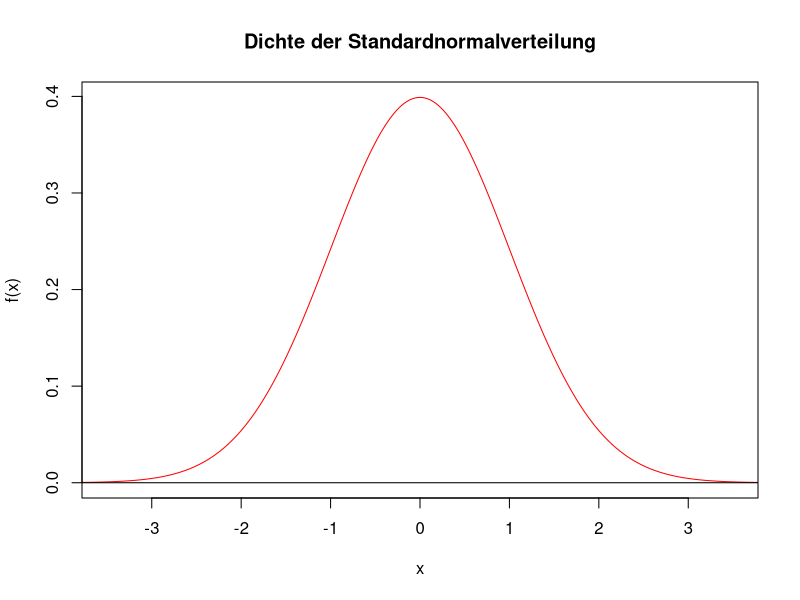
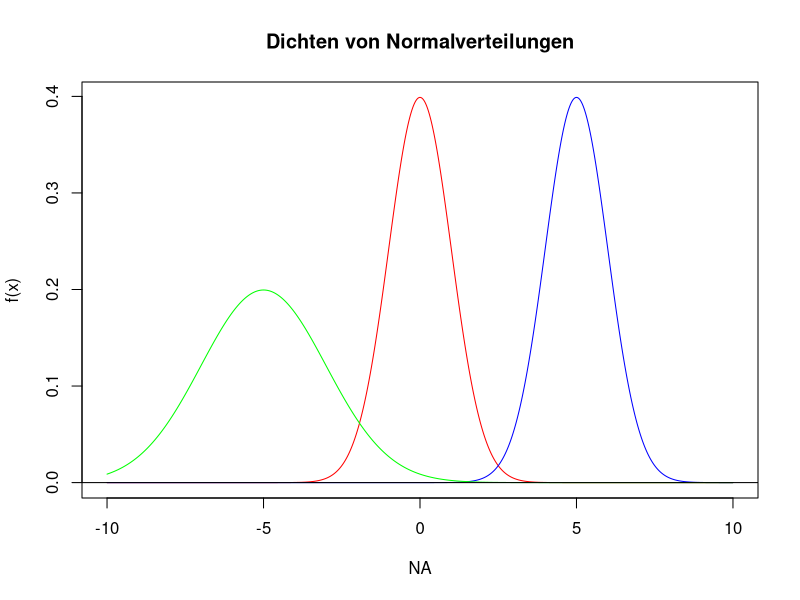
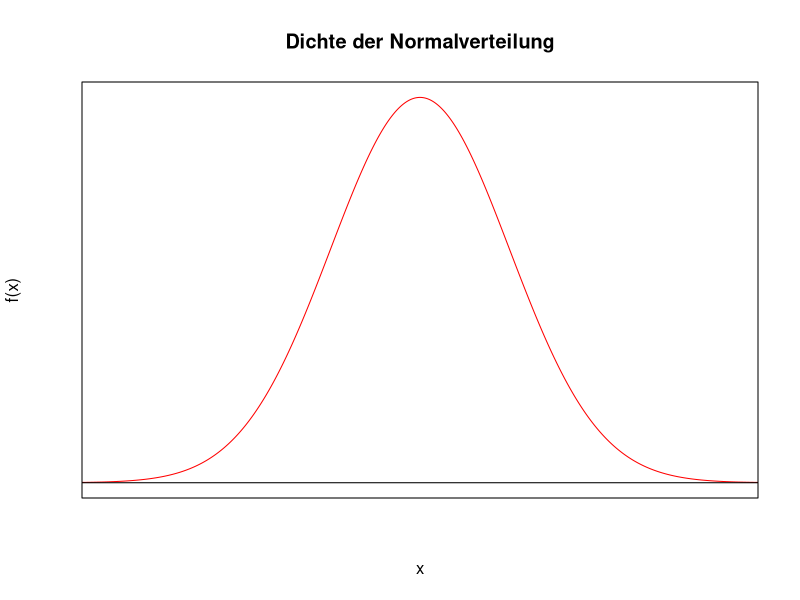
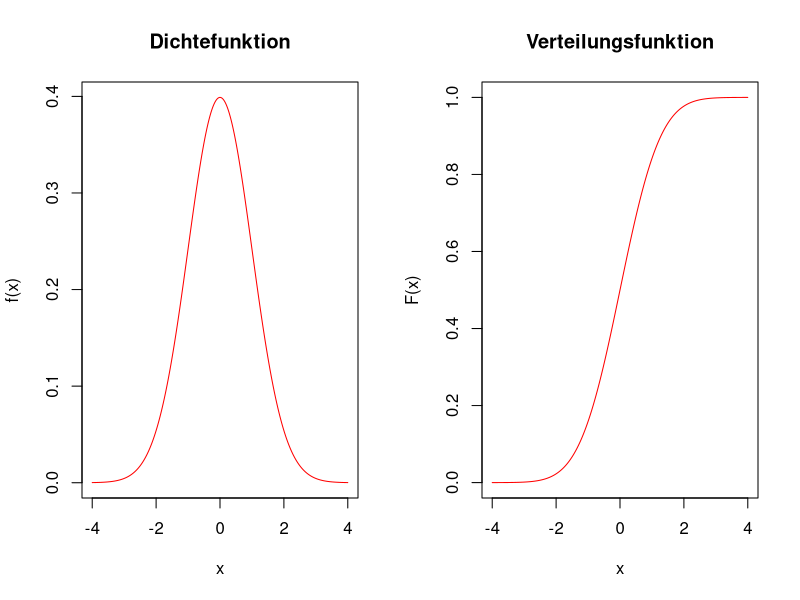
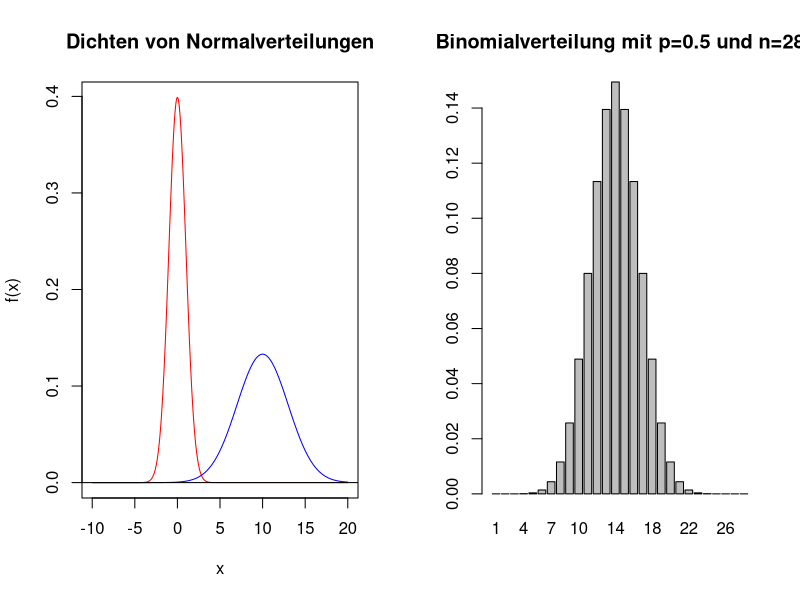
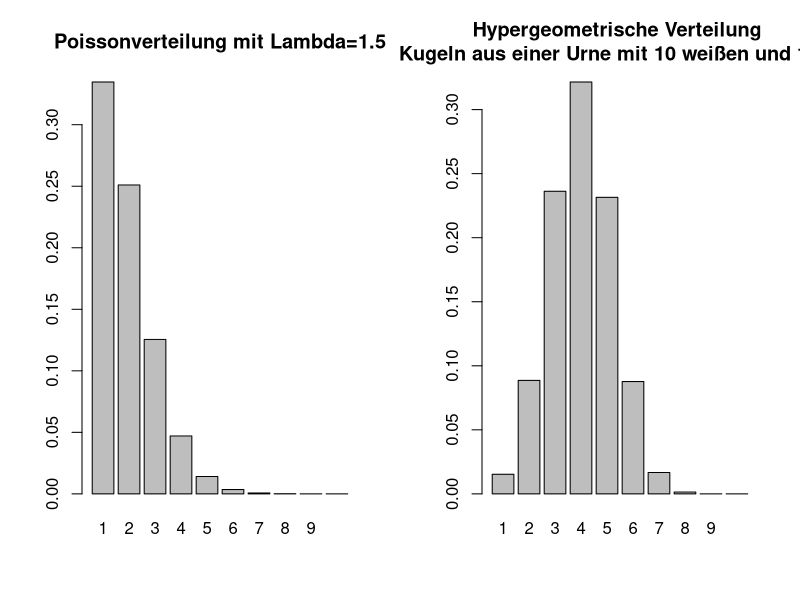
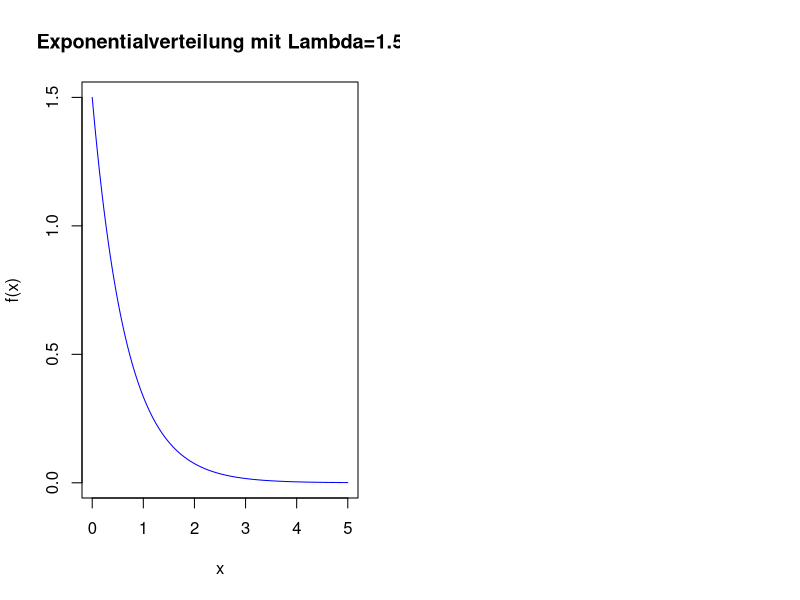

Write R code to recreate these figures, in order.
## ---- chunk 1
library(knitr)
library(fGarch)
knitr::opts_chunk$set(echo = TRUE, cache=TRUE, size="scriptsize", 
                      fig.align = "center")
def.chunk.hook  <- knitr::knit_hooks$get("chunk")
knitr::knit_hooks$set(chunk = function(x, options) {
  x <- def.chunk.hook(x, options)
  ifelse(options$size != "normalsize", paste0("\n \\", options$size,"\n\n", x, "\n\n \\normalsize"), x)
})
library(vcd)
## ---- chunk 2
x <- seq(-4,4,0.01)
y <- dnorm(x)
plot(x,y,type="l",xlim=c(-3.5,3.5), ylab="f(x)", col="red", main="Dichte der Standardnormalverteilung")
abline(h=0)
## ---- chunk 3
x <- seq(-10,10,0.01)
y1 <- dnorm(x)
y2 <- dnorm(x, mean=5, sd=1)
y3 <- dnorm(x, mean=-5, sd=2)

plot(NA,NA,type="l",xlim=range(x), ylim = range(c(y1,y2,y3)), ylab="f(x)", col="red", main="Dichten von Normalverteilungen")
lines(x,y1, col="red")
lines(x,y2, col="blue")
lines(x,y3, col="green")
abline(h=0)
## ---- chunk 4
x <- seq(-4,4,0.01)
y <- dnorm(x)
plot(x,y,type="l",xlim=c(-3.5,3.5), ylab="f(x)", xlab="x", col="red", main="Dichte der Normalverteilung", xaxt='n', yaxt='n')
abline(h=0)
## ---- chunk 5
par(mfrow=c(1,2))
x <- seq(-4,4,0.01)
y <- dnorm(x)
Y <- pnorm(x)
plot(x, y, type="l", col="red", main="Dichtefunktion", ylab="f(x)")
plot(x, Y, type="l", col="red", main ="Verteilungsfunktion", ylab="F(x)")
## ---- chunk 6
x <- seq(-10,20,0.01)
y1 <- dnorm(x)
y2 <- dnorm(x, mean=10, sd=3)


plot(NA,NA,type="l",xlim=range(x), ylim = range(c(y1,y2)), xlab="x", ylab="f(x)", col="red", main="Dichten von Normalverteilungen")
lines(x,y1, col="red")
lines(x,y2, col="blue")
abline(h=0)
## ---- chunk 7
row <- seq(0,3,0.1)
col <- seq(0,0.09, 0.01)

p <- NULL
for (rdx in 1:length(row)){
  for (cdx in 1:length(col)){
    p <- c(p,pnorm(row[rdx]+col[cdx]))
  }
}

m <- matrix(p, nrow=length(row), ncol=length(col), byrow = T)
colnames(m) <- col
rownames(m) <- row

knitr::kable(m, digits=4)
## ---- chunk 8
# Dichtefunktion (Density)
dnorm(0, mean=0, sd=1)

# Verteilungsfunktion (Probabilitydistribution)
pnorm(q=0, mean=0, sd=1)

# Quantilsfunktion
qnorm(p=0.5, mean=0, sd=1)

# Zufallszahlengenerator (Random Number Generator)
set.seed(100)
rnorm(n=1, mean=0, sd=1)
## ---- chunk 9
size <- 28
probs <- sapply(1:size, dbinom, size=size, prob=0.5)
names(probs) <- 1:size
barplot(probs, main="Binomialverteilung mit p=0.5 und n=28")
## ---- chunk 10
probs <- dpois(1:10, lambda=1.5)
names(probs) <- 1:10
barplot(probs, main="Poissonverteilung mit Lambda=1.5")
## ---- chunk 11
probs <- dhyper(1:10, m=10, n=15, k=10)
names(probs) <- 1:10
barplot(probs, main="Hypergeometrische Verteilung \n Ziehung von 10 Kugeln aus einer Urne mit 10 weißen und 15 schwarzen Kugeln")
## ---- chunk 12
x <- seq(0,5,0.01)
y <- dexp(x, rate=1.5)
plot(x,y,type="l", col="blue", main="Exponentialverteilung mit Lambda=1.5", ylab="f(x)")
